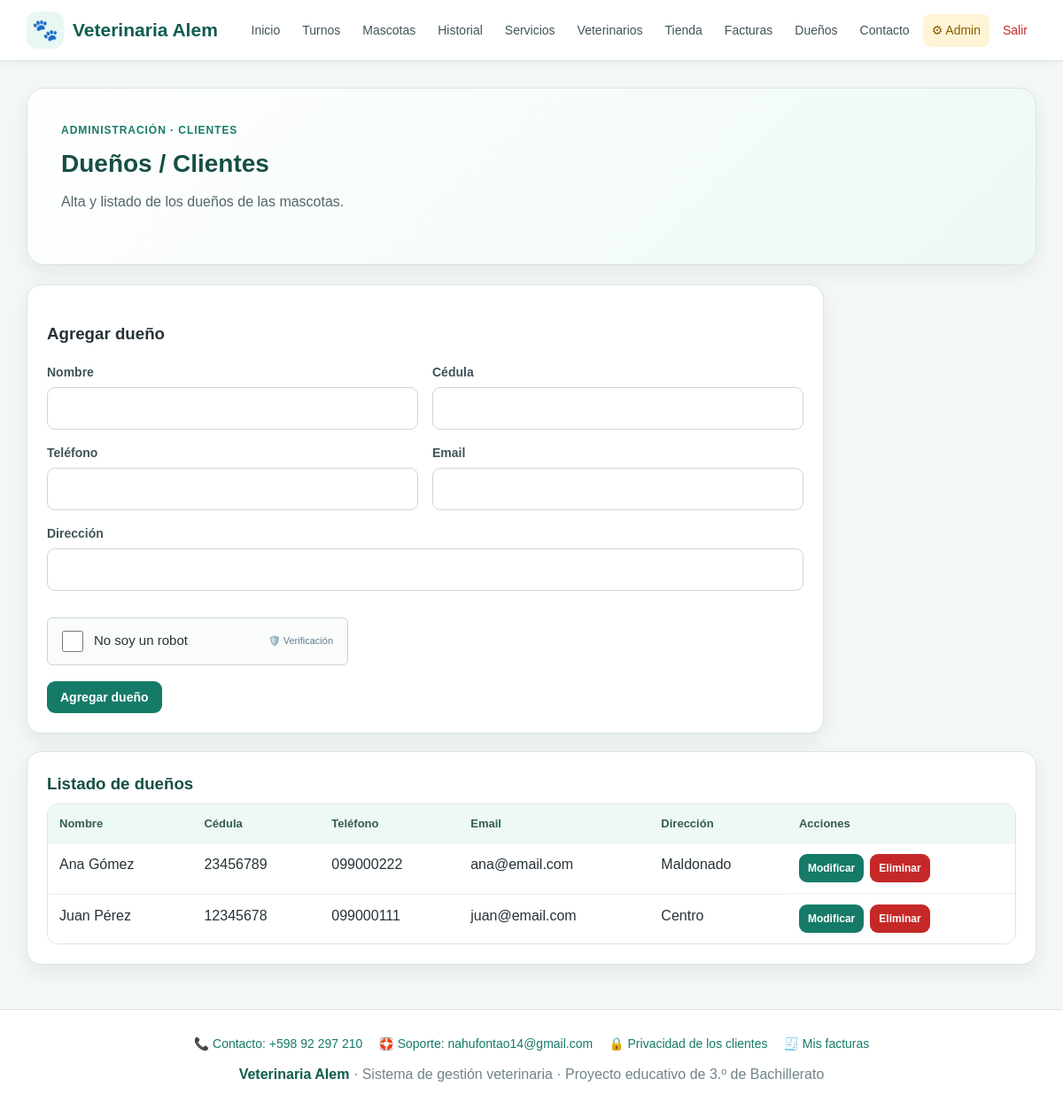
Page /admin/duenos.php (signed in) on the committed database.
### tables this page shows
CREATE TABLE duenos(
 id INT AUTO_INCREMENT PRIMARY KEY,
 nombre VARCHAR(100) NOT NULL,
 cedula VARCHAR(30),
 telefono VARCHAR(30),
 email VARCHAR(150),
 direccion VARCHAR(200)
);

### admin/duenos.php (the view, shortened to what this page needs)
<?php
require "../includes/captcha.php";
require "../conexion.php";
$r = $conexion->query("SELECT * FROM duenos ORDER BY id DESC");
require "../includes/header.php";
?>
<section class="hero">
    <div class="hero-kicker">Administración · Clientes</div>
    <h2>Dueños / Clientes</h2>
    <p>Alta y listado de los dueños de las mascotas.</p>
</section>
<div class="form-card">
    <h3>Agregar dueño</h3>
    <form method="post">
        <div class="form-grid">
            <div class="field"><label>Nombre</label><input name="nombre" required></div>
            <div class="field"><label>Cédula</label><input name="cedula" required></div>
            <div class="field"><label>Teléfono</label><input name="telefono" required></div>
            <div class="field"><label>Email</label><input type="email" name="email" required></div>
            <div class="field full"><label>Dirección</label><input name="direccion" required></div>
        </div>
        <br>
        <?= captcha_html() ?>
        <div class="form-actions"><button class="btn" type="submit">Agregar dueño</button></div>
    </form>
</div>
<div class="table-card">
    <h3>Listado de dueños</h3>
    <div class="table-wrap">
        <table>
            <tr><th>Nombre</th><th>Cédula</th><th>Teléfono</th><th>Email</th><th>Dirección</th><th>Acciones</th></tr>
            <?php while ($x = $r->fetch_assoc()): ?>
                <tr>
                    <td><?= htmlspecialchars($x["nombre"]) ?></td>
                    <td><?= htmlspecialchars($x["cedula"]) ?></td>
                    <td><?= htmlspecialchars($x["telefono"]) ?></td>
                    <td><?= htmlspecialchars($x["email"]) ?></td>
                    <td><?= htmlspecialchars($x["direccion"]) ?></td>
                    <td class="actions">
                        <a class="btn small" href="editar.php?tabla=duenos&id=<?= $x["id"] ?>">Modificar</a>
                        <a class="btn danger small" href="eliminar.php?tabla=duenos&id=<?= $x["id"] ?>">Eliminar</a>
                    </td>
                </tr>
            <?php endwhile; ?>
        </table>
    </div>
</div>
<?php require "../includes/footer.php"; ?>

### css/estilos.css (style rules this page uses)
* { box-sizing:border-box }
:root { --verde:#167a68; --verde-oscuro:#0e5c4f; --verde-claro:#e9f7f3; --azul:#2563eb; --rojo:#c62828; --amarillo:#d88900; --texto:#263238; --gris:#607d8b; --fondo:#f4f8f7; --blanco:#ffffff; --borde:#dbe5e2; --sombra:0 8px 24px rgba(25,55,50,.08); }
html { scroll-behavior:smooth }
body { margin:0; font-family:Arial,Helvetica,sans-serif; background:var(--fondo); color:var(--texto); line-height:1.5; }
a { color:var(--verde);text-decoration:none }
.hero { background:linear-gradient(135deg,#ffffff 0%,#edf9f5 100%); border:1px solid var(--borde); border-radius:20px; padding:38px; box-shadow:var(--sombra); margin-bottom:22px; }
.hero-kicker { color:var(--verde); font-weight:700; text-transform:uppercase; letter-spacing:.08em; font-size:12px; margin-bottom:8px; }
.hero h1,.hero h2 { margin:0 0 10px; color:#164f45; }
.hero h2 { font-size:28px }
.hero p { margin:0 0 20px;color:#52666b;max-width:760px }
.card,.form-card,.table-card { background:var(--blanco); border:1px solid var(--borde); border-radius:16px; padding:22px; box-shadow:var(--sombra); margin-bottom:20px; }
.card h3,.table-card h3 { margin:0 0 8px; color:#174f46; }
.btn { display:inline-block; border:0; background:var(--verde); color:#fff; padding:10px 15px; border-radius:9px; font-weight:700; font-size:14px; cursor:pointer; text-decoration:none; }
.btn.danger { background:var(--rojo) }
.btn.small { padding:7px 10px;font-size:12px }
.actions { display:flex; gap:7px; flex-wrap:wrap; align-items:center; }
.form-card { max-width:900px; }
.form-grid { display:grid; grid-template-columns:repeat(2,minmax(0,1fr)); gap:16px; }
.field { display:flex; flex-direction:column; gap:6px; }
.field.full { grid-column:1/-1 }
.field label { font-size:14px; font-weight:700; color:#40545a; }
input,select,textarea { width:100%; padding:11px 12px; border:1px solid #cbd8d5; border-radius:9px; background:#fff; color:var(--texto); font:inherit; outline:none; }
.form-actions { display:flex; gap:9px; flex-wrap:wrap; margin-top:18px; }
.table-wrap { overflow-x:auto; background:#fff; border:1px solid var(--borde); border-radius:13px; }
table { width:100%; min-width:650px; border-collapse:collapse; background:#fff; }
th,td { padding:12px 13px; border-bottom:1px solid #e8eeee; text-align:left; vertical-align:top; }
th { background:#eef8f5; color:#315c55; font-size:13px; }
tr:last-child td { border-bottom:0 }

### rows in the picture
duenos: nombre "Ana Gómez", cedula "23456789", telefono "099000222", email "ana@email.com", direccion "Maldonado"
duenos: nombre "Juan Pérez", cedula "12345678", telefono "099000111", email "juan@email.com", direccion "Centro"

### other values in the picture
VET_TELEFONO "+598 92 297 210"
VET_EMAIL_SOPORTE "nahufontao14@gmail.com"
